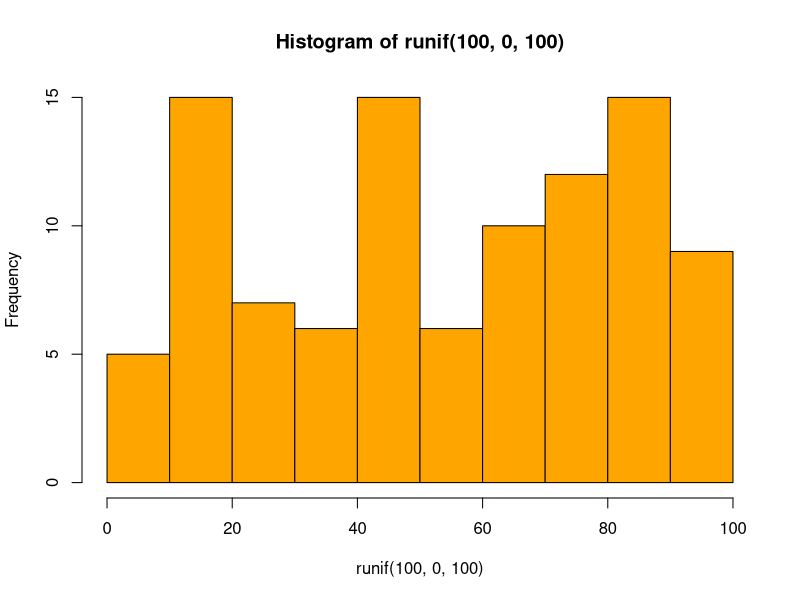
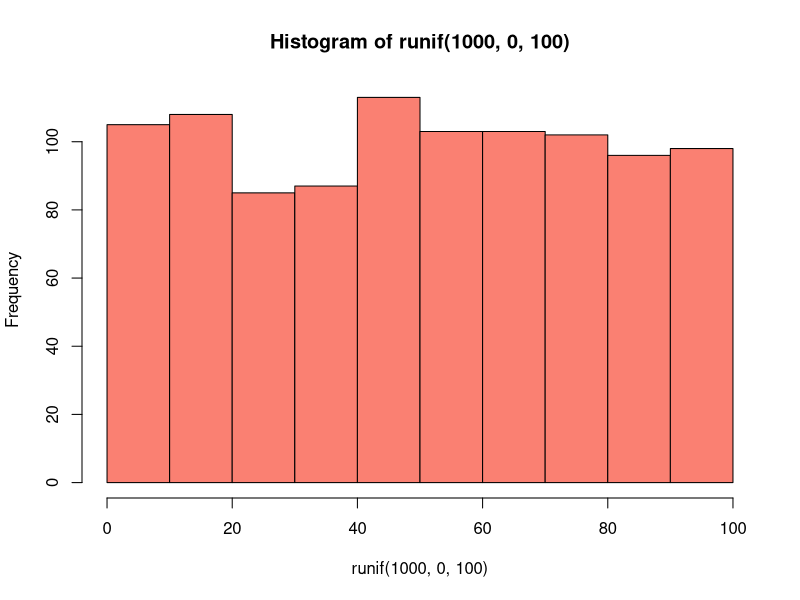
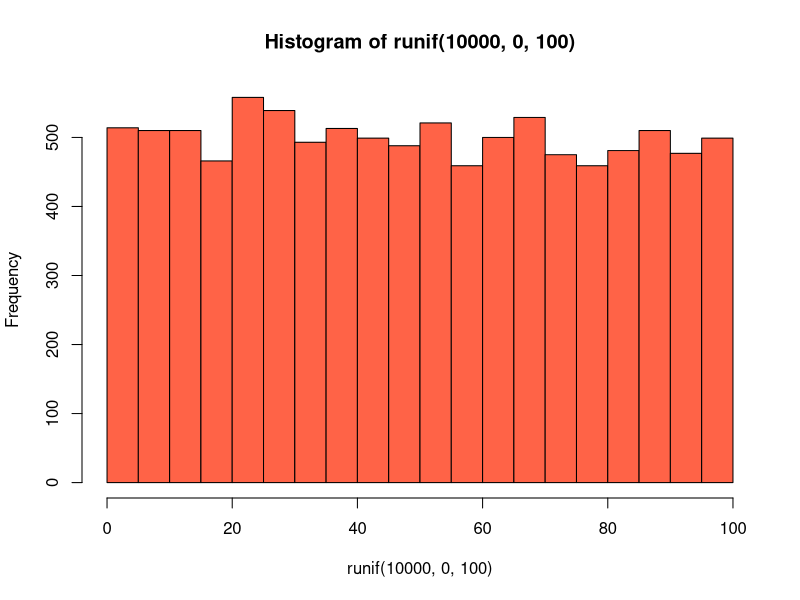
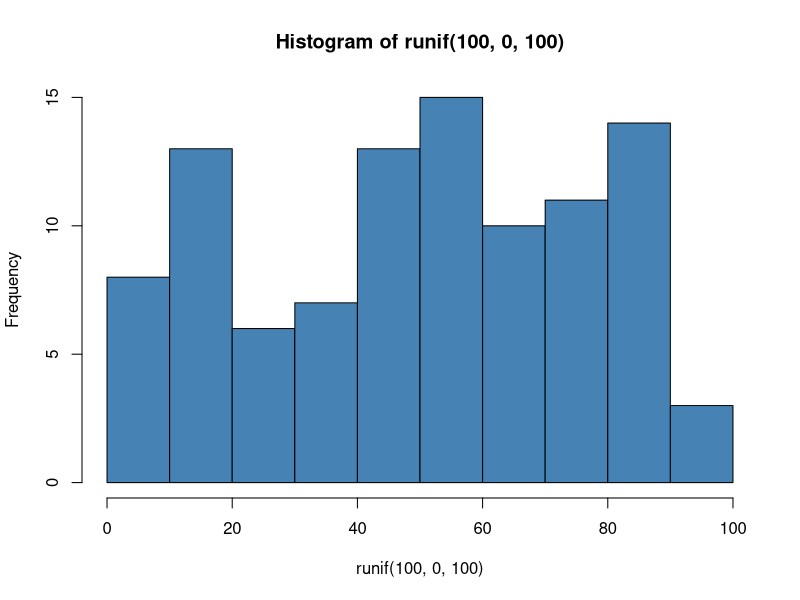
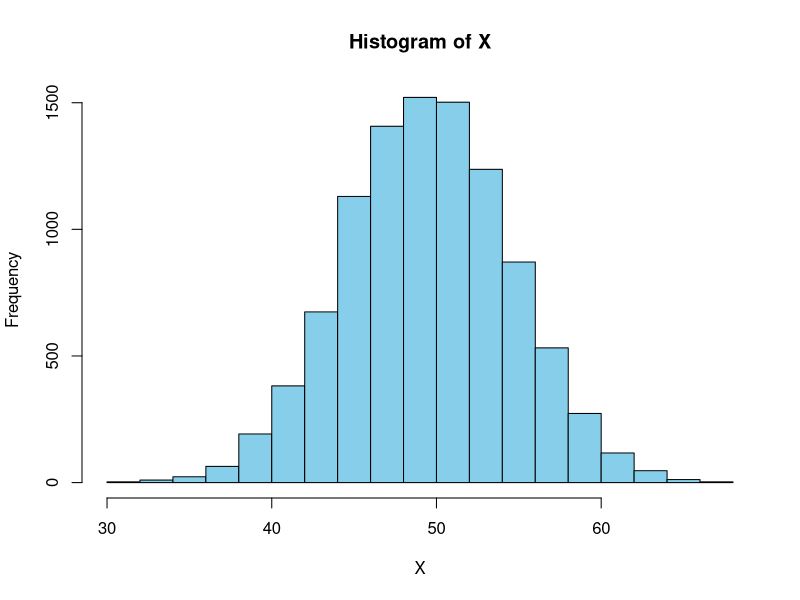
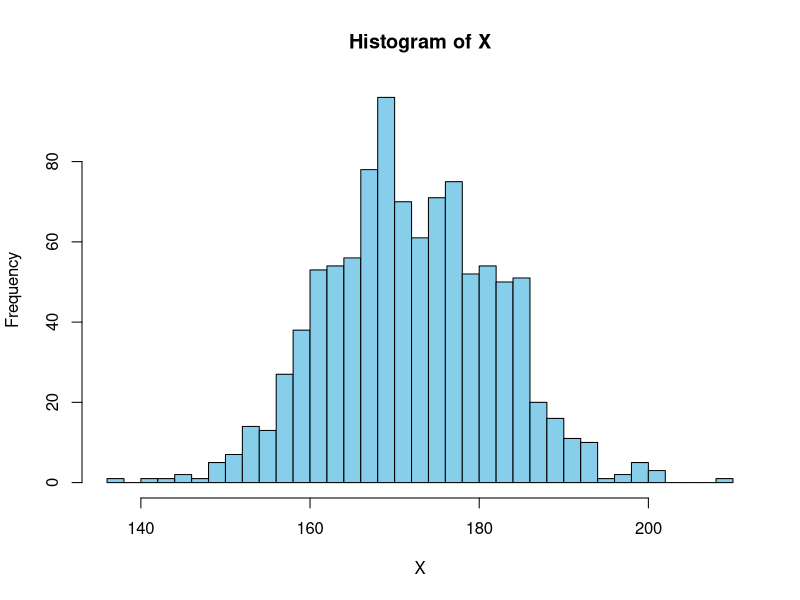
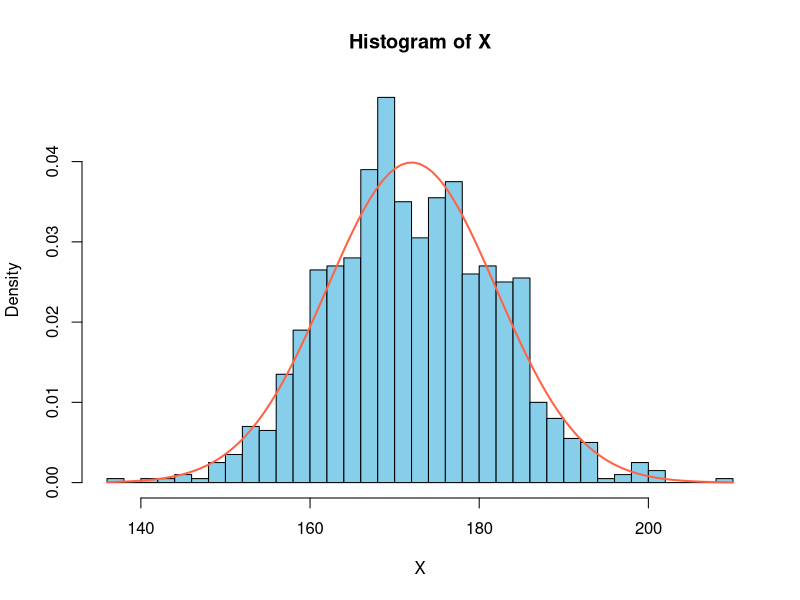
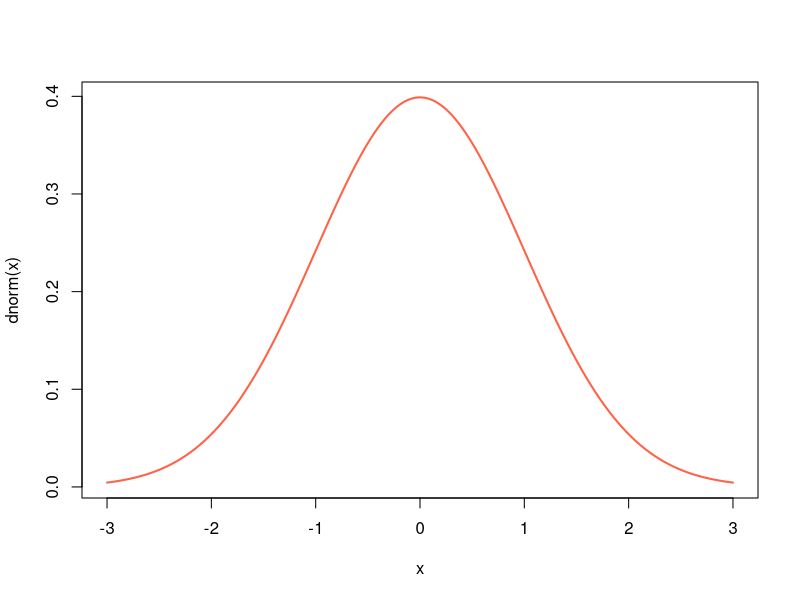

Write the R code that produced these figures, in order. (Note: this script raises an error after producing the figures.)
# Unit 16. Probability Distribution (2)

# uniform distribution
?runif

runif(n = 100, min = 0, max = 100)

hist(runif(100,   0, 100), col = "orange")
hist(runif(1000,  0, 100), col = "salmon")
hist(runif(10000, 0, 100), col = "tomato")

set.seed(2022)
hist(runif(100, 0, 100), col = "steelblue")

# binomial distribution
?binom

set.seed(2022)
rbinom(n = 1, size = 1, prob = 0.5)
rbinom(n = 1, size = 10, prob = 0.5)
rbinom(n = 10, size = 10, prob = 0.5)
rbinom(n = 100, size = 10, prob = 0.5)

set.seed(2022)
X <- rbinom(n = 10000, size = 100, prob = 0.5)
hist(X, col = "skyblue", breaks = 15)

# normal distribution
?rnorm

set.seed(2022)
X <- rnorm(n = 1000, mean = 172, sd = 10)
hist(X, col = "skyblue", breaks = 30)

hist(X, col = "skyblue", breaks = 30, freq = F)
x <- seq(min(X), max(X), length.out = 200)
curve(dnorm(x, 172, 10), add = T, col = "tomato", lwd = 2)

?curve
?pnorm
pnorm(q = 160, mean = 172, sd = 10)
pnorm(q = 160, mean = 172, sd = 10, lower.tail = F)

pnorm(q = 180, mean = 172, sd = 10, lower.tail = F)
pnorm(q = 180, mean = 172, sd = 10)

1 - pnorm(160, 172, 10) - pnorm(180, 172, 10, lower.tail = F)
1 - pnorm(162, 172, 10) - pnorm(182, 172, 10, lower.tail = F)
1 - pnorm(152, 172, 10) - pnorm(192, 172, 10, lower.tail = F)

qnorm(p = 0.05, mean = 172, sd = 10)
qnorm(p = 0.95, mean = 172, sd = 10)
qnorm(c(0.05, 0.95), 172, 10)
qnorm(c(0.025, 0.975), 172, 10)
qnorm(c(0.005, 0.995), 172, 10)

x <- seq(from = -3, to = 3, length.out = 200)
plot(x, dnorm(x), type = "l", col = "tomato", lwd = 2)

qnorm(c(0.025, 0.975), 0, 1)
pnorm(c(-1.96, 1.96), 0, 1)

qnorm(c(0.005, 0.995), 0, 1)
pnorm(c(-2.58, 2.58), 0, 1)

1 - pnorm(-1) - pnorm(1, lower.tail = F)
1 - pnorm(-1.96) - pnorm(1.96, lower.tail = F)
1 - pnorm(-2.58) - pnorm(2, lower.tail = F)

x <- seq(from = -3, to = 3, length.out = 200)
plot(x, dnorm(x), type = "l", col = "gray", lwd = 2)

x <- 1:9
sample(x, size = 7)
sample(x, size = 10)
sample(x, size = 10, replace = T)

# central limit theorem

X.norm <- rnorm(n = 10000, mean = 50, sd = 25)
mean(X.norm)
sd(X.norm)
hist(X.norm, col = "orange", freq = F, ylim = c(0, 0.02))

X.bar <- c()
for (i in 1:10000) {
    X.bar <- c(X.bar, mean(sample(X.norm, size = 100)))
}
hist(X.bar, col = "skyblue", freq = F)

X.unif <- runif(n = 10000, min = 0, max = 100)
hist(X.unif, col = "tomato", freq = F, ylim = c(0, 0.02))
mean(X.unif)
sd(X.unif)

X.bar <- c()
for (i in 1:10000) {
    X.bar <- c(X.bar, mean(sample(X.unif, size = 100)))
}
hist(X.bar, col = "cyan3", freq = F)
